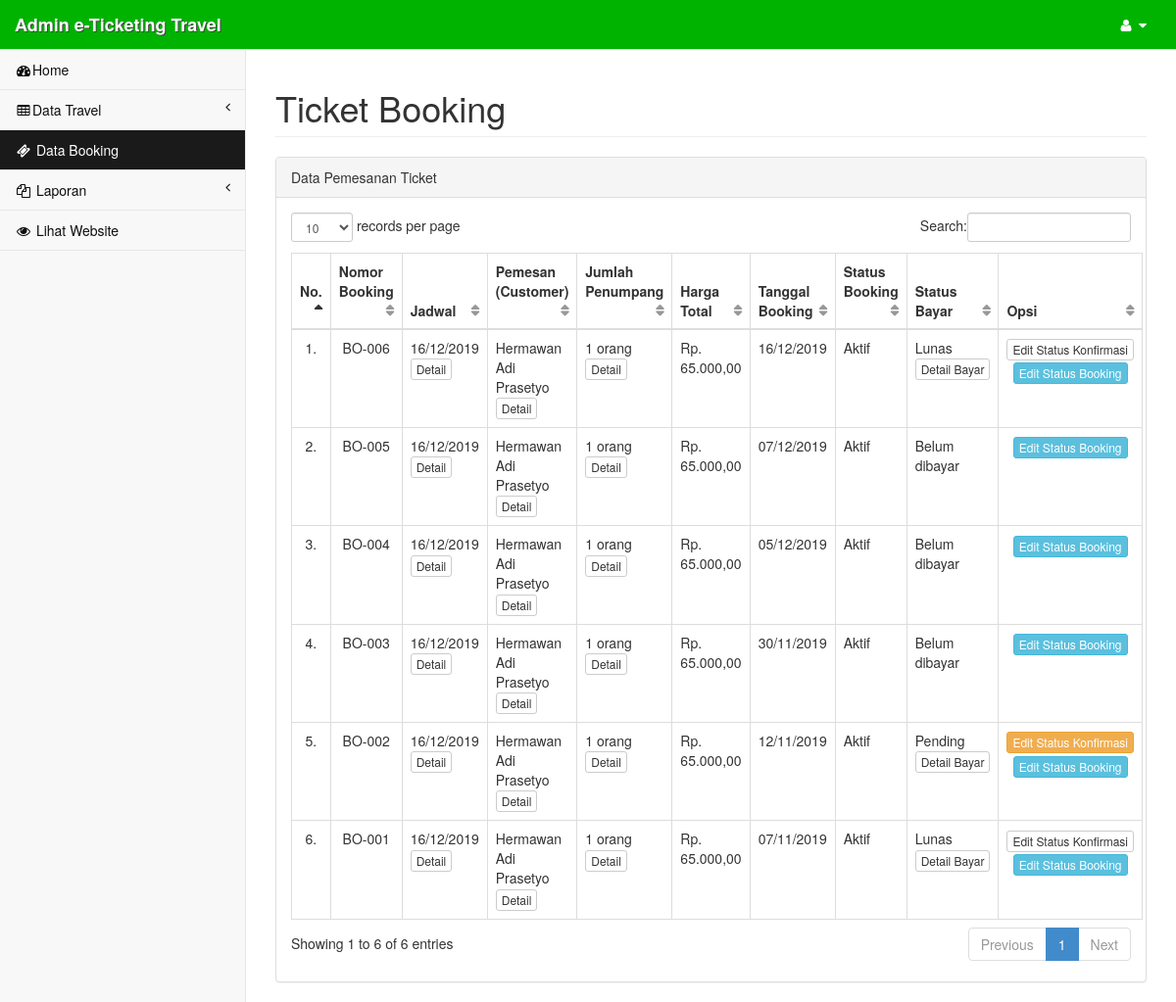
Page /admin/?page=booking (signed in) on the committed database.
### tables this page shows
CREATE TABLE `tb_booking` (
  `no_booking` varchar(10) NOT NULL,
  `id_jdwl` int(4) NOT NULL,
  `id_user` int(4) NOT NULL,
  `jumlah_penumpang` int(2) NOT NULL,
  `harga_total` int(10) NOT NULL,
  `tgl_booking` date NOT NULL,
  `status_booking` enum('aktif','selesai','cancel') NOT NULL,
  `status_bayar` enum('lunas','belum dibayar','pending') NOT NULL
);

CREATE TABLE `tb_jadwal` (
  `id_jdwl` int(4) NOT NULL,
  `tgl_berangkat` date NOT NULL,
  `id_armd` int(4) NOT NULL,
  `id_jrs` int(4) NOT NULL,
  `id_sopir` int(4) NOT NULL,
  `harga_tiket` int(10) NOT NULL
);

CREATE TABLE `tb_user` (
  `id_user` int(4) NOT NULL,
  `nama_user` varchar(50) NOT NULL,
  `jeniskelamin_user` enum('L','P') NOT NULL,
  `telp_user` varchar(20) NOT NULL,
  `alamat_user` text NOT NULL,
  `email_user` varchar(60) NOT NULL,
  `password_user` varchar(40) NOT NULL
);

### setting/+koneksi.php (called while the page is built, shortened)
<?php
$base_url = "http://".$_SERVER['SERVER_NAME']."/eticketing-edit";
function tgl($tgl) {
    $originalDate = $tgl;
    $newDate = date("d/m/Y", strtotime($originalDate));
    return $newDate;
}
?>

### admin/inc/booking.php (the view, shortened to what this page needs)
<div class="row">
    <div class="col-lg-12">
        <h1 class="page-header">Ticket Booking</h1>
    </div>
</div>
<div class="row">
    <div class="col-lg-12">
    	<?php
        if(@$_GET['act'] == '') { ?>
	        <div class="panel panel-default">
	            <div class="panel-heading">
	                <div class="row">
						<div class="col-lg-12">
							<div class="pull-left">
								Data Pemesanan Ticket
							</div>
						</div>
	                </div>
	            </div>
	            <div class="panel-body">
		            <div class="table-responsive">
						<table class="table table-bordered table-hover" id="dataTables">
							<thead>
								<tr>
									<th>No.</th>
									<th>Nomor Booking</th>
									<th>Jadwal</th>
									<th>Pemesan (Customer)</th>
									<th>Jumlah Penumpang</th>
									<th>Harga Total</th>
									<th>Tanggal Booking</th>
									<th>Status Booking</th>
									<th>Status Bayar</th>
									<th>Opsi</th>
								</tr>
							</thead>
							<tbody>
							<?php $no = 1;
							$sql_armada = mysqli_query($con, "SELECT * FROM tb_booking JOIN tb_jadwal ON tb_booking.id_jdwl = tb_jadwal.id_jdwl JOIN tb_user ON tb_booking.id_user = tb_user.id_user ORDER BY no_booking DESC") or die ($con->error);
							while($data = mysqli_fetch_array($sql_armada)) { ?>
								<tr>
									<td align="center"><?=$no++; ?>.</td>
									<td align="center"><?=$data['no_booking']; ?></td>
									<td>
										<?=tgl($data['tgl_berangkat']); ?><br>
										<a id="d_jadwal" class="btn btn-default btn-xs" data-toggle="modal" data-target="#jadwal" data-id="<?=$data['id_jdwl']; ?>">Detail</a>
									</td>
									<td>
										<?=$data['nama_user']; ?><br>
										<a id="d_user" class="btn btn-default btn-xs" data-toggle="modal" data-target="#user" data-id="<?=$data['id_user']; ?>">Detail</a>
									</td>
									<td>
										<?=$data['jumlah_penumpang']; ?>  orang<br>
										<a id="d_penumpang" class="btn btn-default btn-xs" data-toggle="modal" data-target="#penumpang" data-id="<?=$data['no_booking']; ?>">Detail</a>
									</td>
									<td>Rp. <?=number_format($data['harga_total'], 2, ",", "."); ?></td>
									<td><?=tgl($data['tgl_booking']); ?></td>
									<td><?=ucfirst($data['status_booking']); ?></td>
									<td>
										<?=ucfirst($data['status_bayar']); ?>
										<?php
										if($data['status_bayar'] == 'lunas' || $data['status_bayar'] == 'pending') { ?>
											<br><a href="<?=$base_url; ?>/admin/?page=booking&act=detail&id=<?=$data['no_booking']; ?>" class="btn btn-xs btn-default b-x">Detail Bayar</a>
										<?php
										} ?>
									</td>
									<td align="center">
										<?php
										if($data['status_bayar'] == 'lunas' || $data['status_bayar'] == 'pending') { ?>
											<a href="<?=$base_url; ?>/admin/?page=booking&act=e.s.konfirm&id=<?=$data['no_booking']; ?>" class="btn btn-xs btn-<?=$data['status_bayar'] == 'pending' ? 'warning' : 'default'; ?> b-x">Edit Status Konfirmasi</a><br>
										<?php } ?>
										<a href="<?=$base_url; ?>/admin/?page=booking&act=e.s.booking&id=<?=$data['no_booking']; ?>" class="btn btn-xs btn-<?=$data['status_booking'] == 'aktif' ? 'info' : 'default'; ?> b-x">Edit Status Booking</a>
									</td>
								</tr>
							<?php } ?>
							</tbody>
						</table>
					</div>
	            </div>
	        </div>
        <?php
        } else if(@$_GET['act'] == 'detail') { ?>
	    	<div class="panel panel-default">
            	<div class="panel-heading">
	                <div class="row">
						<div class="col-lg-12">
							<div class="pull-left">
								Detail Pembayaran
							</div>
			                <div class="pull-right">
								<a href="<?=$base_url; ?>/admin/?page=booking" class="btn btn-xs btn-warning">Kembali</a>
			                </div>
						</div>
	                </div>
	            </div>
	            <div class="panel-body">
	            	<div class="row">
	            		<div class="col-lg-6">
			                <div class="form-group">
								<label for="no_booking">No. Booking</label>
								<input type="text" class="form-control" name="no_booking" id="nobooking" value="<?=@$_GET['id']; ?>" readonly required>
							</div>
							<?php
							$id = trim(mysqli_real_escape_string($con, $_GET['id']));
							$sql_booking2 = mysqli_query($con, "SELECT * FROM tb_pembayaran JOIN tb_booking ON tb_pembayaran.no_booking = tb_booking.no_booking JOIN tb_jadwal ON tb_booking.id_jdwl = tb_jadwal.id_jdwl JOIN tb_user ON tb_booking.id_user = tb_user.id_user WHERE tb_pembayaran.no_booking = '$id'") or die ($con->error);
							$data2 = mysqli_fetch_array($sql_booking2);
							?>
							<div class="form-group">
								<label for="harga_total">Total Bayar</label>
								<input type="text" class="form-control" id="harga_total" value="Rp. <?=number_format($data2['harga_total'], 2, ",", "."); ?>" readonly required>
							</div>
							<div class="form-group">
								<label for="bank_from">dari Bank</label>
								<input type="text" class="form-control" id="bank_from" value="<?=$data2['dari_bank']; ?>" placeholder="Tulis bank yang Anda gunakan untuk transfer" readonly required>
							</div>
							<div class="form-group">
								<label for="bank_to">ke Bank</label>
								<input type="text" class="form-control" id="bank_from" value="<?=$data2['ke_bank']; ?>" placeholder="Tulis bank yang Anda gunakan untuk transfer" readonly required>
							</div>
							<div class="form-group">
								<label for="no_rek">No. Rekening</label>
								<input type="number" class="form-control" id="no_rek" value="<?=$data2['no_rek']; ?>" placeholder="No. Rekening Anda untuk transfer" readonly required>
							</div>
							<div class="form-group">
								<label for="atas_nama">Atas Nama</label>
								<input type="text" class="form-control" id="atas_nama" value="<?=$data2['atas_nama']; ?>" readonly required>
							</div>
							<div class="form-group">
								<label for="nominal">Nominal yang Ditransfer</label>
								<input type="text" class="form-control" id="nominal" value="Rp. <?=number_format($data2['nominal_transfer'], 2, ",", "."); ?>" readonly required>
							</div>
							<div class="form-group">
								<label for="bukti">Foto / Screenshot Bukti Transaksi</label>
								<div>
									<a href="../img/bukti_transaksi/<?=$data2['gambar_bukti']?>" target="_blank"><img src="../img/bukti_transaksi/<?=$data2['gambar_bukti']?>" style="width:200px; border:0px solid #ddd;"></a>
								</div>
							</div>
						</div>
					</div>
	            </div>
	        </div>
        <?php
        } else if(@$_GET['act'] == 'e.s.konfirm') { ?>
        	<div class="panel panel-default">
            	<div class="panel-heading">
	                <div class="row">
						<div class="col-lg-12">
							<div class="pull-left">
								Edit Status Konfirmasi Bayar
							</div>
			                <div class="pull-right">
								<a href="<?=$base_url; ?>/admin/?page=booking" class="btn btn-xs btn-warning">Kembali</a>
			                </div>
						</div>
	                </div>
	            </div>
	            <div class="panel-body">
	            	<div class="row">
	            		<div class="col-lg-6">
			            	<form action="" method="post">
			            		<?php
								$id = trim(mysqli_real_escape_string($con, $_GET['id']));
								$sql_booking = mysqli_query($con, "SELECT * FROM tb_booking WHERE no_booking = '$id'") or die ($con->error);
								$data = mysqli_fetch_array($sql_booking);
								?>
								<div class="form-group">
									<label for="status_bayar">Status Bayar</label>
									<select class="form-control" name="status_bayar" id="status_bayar" required>
										<option value="pending">Pending</option>
										<option value="lunas" <?=$data['status_bayar'] == 'lunas' ? 'selected' : ''; ?>>Lunas</option>
									</select>
								</div>
								<div class="form-group pull-right">
									<input type="submit" name="save" class="btn btn-success" value="Save">
								</div>
							</form>
							<?php
							if(@$_POST['save']) {
								$no_booking = mysqli_real_escape_string($con, trim($_GET['id']));
								$status_bayar = mysqli_real_escape_string($con, trim($_POST['status_bayar']));
								mysqli_query($con, "UPDATE tb_booking SET status_bayar = '$status_bayar' WHERE no_booking = '$no_booking'") or die ($con->error);
								header("location: ".$base_url."/admin/?page=booking");
							}
							?>
			            </div>
					</div>
	            </div>
	        </div>
        <?php
        } else if(@$_GET['act'] == 'e.s.booking') { ?>
        	<div class="panel panel-default">
            	<div class="panel-heading">
	                <div class="row">
						<div class="col-lg-12">
							<div class="pull-left">
								Edit Status Booking
							</div>
			                <div class="pull-right">
								<a href="<?=$base_url; ?>/admin/?page=booking" class="btn btn-xs btn-warning">Kembali</a>
			                </div>
						</div>
	                </div>
	            </div>
	            <div class="panel-body">
	            	<div class="row">
	            		<div class="col-lg-6">
			            	<form action="" method="post">
			            		<?php
								$id = trim(mysqli_real_escape_string($con, $_GET['id']));
								$sql_booking = mysqli_query($con, "SELECT * FROM tb_booking WHERE no_booking = '$id'") or die ($con->error);
								$data = mysqli_fetch_array($sql_booking);
								?>
								<div class="form-group">
									<label for="status_booking">Status Booking (Perjalanan)</label>
									<select class="form-control" name="status_booking" id="status_booking" required>
										<option value="aktif">Aktif</option>
										<option value="selesai" <?=$data['status_booking'] == 'selesai' ? 'selected' : ''; ?>>Selesai</option>
										<option value="cancel" <?=$data['status_booking'] == 'cancel' ? 'selected' : ''; ?>>Cancel</option>
									</select>
								</div>
								<div class="form-group pull-right">
									<input type="submit" name="save" class="btn btn-success" value="Save">
								</div>
							</form>
							<?php
							if(@$_POST['save']) {
								$no_booking = mysqli_real_escape_string($con, trim($_GET['id']));
								$status_booking = mysqli_real_escape_string($con, trim($_POST['status_booking']));
								mysqli_query($con, "UPDATE tb_booking SET status_booking = '$status_booking' WHERE no_booking = '$no_booking'") or die ($con->error);
								header("location: ".$base_url."/admin/?page=booking");
							}
							?>
			            </div>
					</div>
	            </div>
	        </div>
        <?php
        } ?>
    </div>
</div>

### assets/css/sb-admin2.css (style rules this page uses)
body { background-color: #f8f8f8; padding-top: 100px; }
@media (min-width:768px) { body { padding-top: 50px; } }
table.dataTable thead .sorting, table.dataTable thead .sorting_asc, table.dataTable thead .sorting_desc, table.dataTable thead .sorting_asc_disabled, table.dataTable thead .sorting_desc_disabled { background: transparent; }
table.dataTable thead .sorting_asc:after { content: "\f0de"; float: right; font-family: fontawesome; }
table.dataTable thead .sorting:after { content: "\f0dc"; float: right; font-family: fontawesome; color: rgba(50,50,50,.5); }

### admin/inc/booking.php (style rules this page uses)
.b-x { margin: 1px 0; }

### rows in the picture
tb_booking: no_booking "BO-006", id_jdwl.tgl_berangkat "16/12/2019", id_user.nama_user "Hermawan Adi Prasetyo", jumlah_penumpang "1", harga_total "65.000,00", tgl_booking "16/12/2019", status_booking "Aktif", status_bayar "Lunas"
tb_booking: no_booking "BO-005", id_jdwl.tgl_berangkat "16/12/2019", id_user.nama_user "Hermawan Adi Prasetyo", jumlah_penumpang "1", harga_total "65.000,00", tgl_booking "07/12/2019", status_booking "Aktif", status_bayar "Belum dibayar"
tb_booking: no_booking "BO-004", id_jdwl.tgl_berangkat "16/12/2019", id_user.nama_user "Hermawan Adi Prasetyo", jumlah_penumpang "1", harga_total "65.000,00", tgl_booking "05/12/2019", status_booking "Aktif", status_bayar "Belum dibayar"
tb_booking: no_booking "BO-003", id_jdwl.tgl_berangkat "16/12/2019", id_user.nama_user "Hermawan Adi Prasetyo", jumlah_penumpang "1", harga_total "65.000,00", tgl_booking "30/11/2019", status_booking "Aktif", status_bayar "Belum dibayar"
tb_booking: no_booking "BO-002", id_jdwl.tgl_berangkat "16/12/2019", id_user.nama_user "Hermawan Adi Prasetyo", jumlah_penumpang "1", harga_total "65.000,00", tgl_booking "12/11/2019", status_booking "Aktif", status_bayar "Pending"
tb_booking: no_booking "BO-001", id_jdwl.tgl_berangkat "16/12/2019", id_user.nama_user "Hermawan Adi Prasetyo", jumlah_penumpang "1", harga_total "65.000,00", tgl_booking "07/11/2019", status_booking "Aktif", status_bayar "Lunas"
